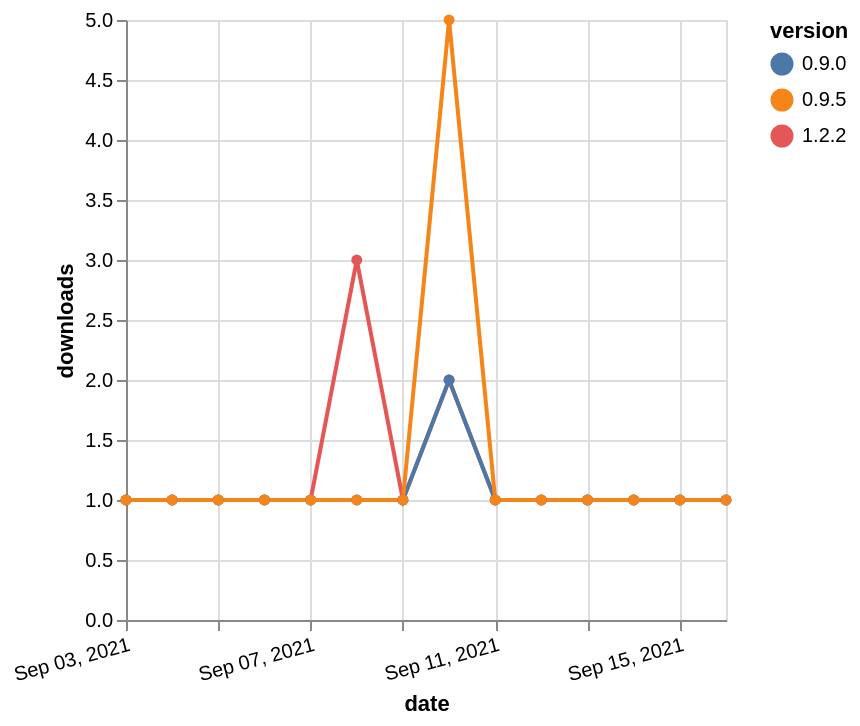

Express this chart as Vega-Lite.
### Vega-Lite specification from a JSON file in a GitHub repository (floating-point values rounded to 4 significant figures)
{"$schema": "https://vega.github.io/schema/vega-lite/v5.json", "description": "A simple bar chart with embedded data.", "data": {"values": [{"date": "2021-09-03", "total": 164, "delta": 1, "version": "1.2.2"}, {"date": "2021-09-04", "total": 165, "delta": 1, "version": "1.2.2"}, {"date": "2021-09-05", "total": 166, "delta": 1, "version": "1.2.2"}, {"date": "2021-09-06", "total": 167, "delta": 1, "version": "1.2.2"}, {"date": "2021-09-07", "total": 168, "delta": 1, "version": "1.2.2"}, {"date": "2021-09-08", "total": 171, "delta": 3, "version": "1.2.2"}, {"date": "2021-09-09", "total": 172, "delta": 1, "version": "1.2.2"}, {"date": "2021-09-10", "total": 174, "delta": 2, "version": "1.2.2"}, {"date": "2021-09-11", "total": 175, "delta": 1, "version": "1.2.2"}, {"date": "2021-09-12", "total": 176, "delta": 1, "version": "1.2.2"}, {"date": "2021-09-13", "total": 177, "delta": 1, "version": "1.2.2"}, {"date": "2021-09-14", "total": 178, "delta": 1, "version": "1.2.2"}, {"date": "2021-09-15", "total": 179, "delta": 1, "version": "1.2.2"}, {"date": "2021-09-16", "total": 180, "delta": 1, "version": "1.2.2"}, {"date": "2021-09-03", "total": 252, "delta": 1, "version": "0.9.0"}, {"date": "2021-09-04", "total": 253, "delta": 1, "version": "0.9.0"}, {"date": "2021-09-05", "total": 254, "delta": 1, "version": "0.9.0"}, {"date": "2021-09-06", "total": 255, "delta": 1, "version": "0.9.0"}, {"date": "2021-09-07", "total": 256, "delta": 1, "version": "0.9.0"}, {"date": "2021-09-08", "total": 257, "delta": 1, "version": "0.9.0"}, {"date": "2021-09-09", "total": 258, "delta": 1, "version": "0.9.0"}, {"date": "2021-09-10", "total": 260, "delta": 2, "version": "0.9.0"}, {"date": "2021-09-11", "total": 261, "delta": 1, "version": "0.9.0"}, {"date": "2021-09-12", "total": 262, "delta": 1, "version": "0.9.0"}, {"date": "2021-09-13", "total": 263, "delta": 1, "version": "0.9.0"}, {"date": "2021-09-14", "total": 264, "delta": 1, "version": "0.9.0"}, {"date": "2021-09-15", "total": 265, "delta": 1, "version": "0.9.0"}, {"date": "2021-09-16", "total": 266, "delta": 1, "version": "0.9.0"}, {"date": "2021-09-03", "total": 592, "delta": 1, "version": "0.9.5"}, {"date": "2021-09-04", "total": 593, "delta": 1, "version": "0.9.5"}, {"date": "2021-09-05", "total": 594, "delta": 1, "version": "0.9.5"}, {"date": "2021-09-06", "total": 595, "delta": 1, "version": "0.9.5"}, {"date": "2021-09-07", "total": 596, "delta": 1, "version": "0.9.5"}, {"date": "2021-09-08", "total": 597, "delta": 1, "version": "0.9.5"}, {"date": "2021-09-09", "total": 598, "delta": 1, "version": "0.9.5"}, {"date": "2021-09-10", "total": 603, "delta": 5, "version": "0.9.5"}, {"date": "2021-09-11", "total": 604, "delta": 1, "version": "0.9.5"}, {"date": "2021-09-12", "total": 605, "delta": 1, "version": "0.9.5"}, {"date": "2021-09-13", "total": 606, "delta": 1, "version": "0.9.5"}, {"date": "2021-09-14", "total": 607, "delta": 1, "version": "0.9.5"}, {"date": "2021-09-15", "total": 608, "delta": 1, "version": "0.9.5"}, {"date": "2021-09-16", "total": 609, "delta": 1, "version": "0.9.5"}]}, "width": "container", "mark": {"type": "line", "point": {"filled": true}}, "encoding": {"x": {"field": "date", "type": "temporal", "timeUnit": "yearmonthdate", "title": "date", "axis": {"labelAngle": -15}}, "y": {"field": "delta", "type": "quantitative", "title": "downloads"}, "color": {"field": "version", "type": "nominal"}, "tooltip": {"field": "delta"}}}
